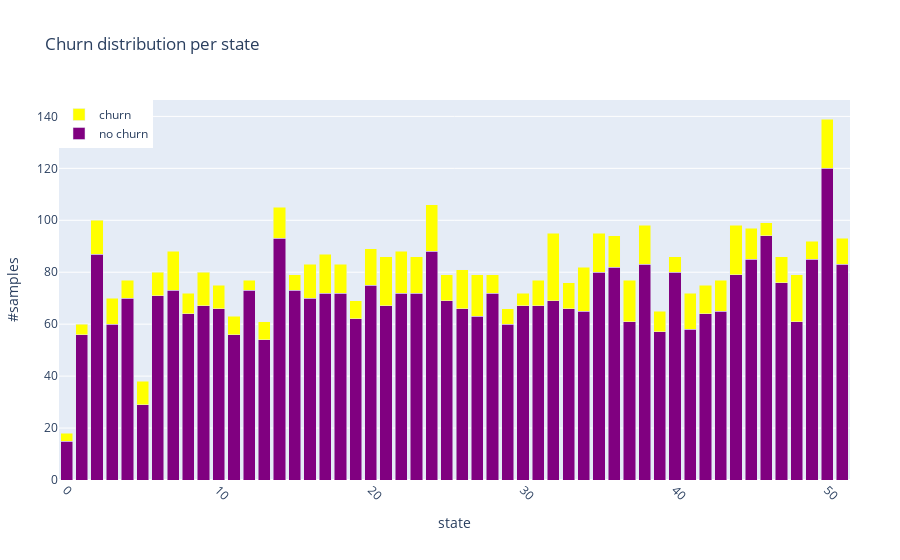

Source (notebook cell):
### Markdown cell above
## We look at the churn distribution per state, to see how much the state influences our target:

### Code cell
state_churn_df = pre_df.groupby(["state", "churn"]).size().unstack()
colors=['purple','yellow','blue']
trace1 = go.Bar(
    x=state_churn_df.index,
    y=state_churn_df[0],
    marker = dict(color = colors[0]),
    name='no churn'
)
trace2 = go.Bar(
    x=state_churn_df.index,
    y=state_churn_df[1],
    marker = dict(color = colors[1]),
    name='churn'
)
data = [trace1, trace2]
layout = go.Layout(
    title='Churn distribution per state',
    autosize=True,
    barmode='stack',
    margin=go.layout.Margin(l=50, r=50),
    xaxis=dict(
        title='state',
        tickangle=45
    ),
    yaxis=dict(
        title='#samples',
        automargin=True,
    ),
    legend=dict(
        x=0,
        y=1,
    ),
)
fig = go.Figure(data=data, layout=layout)
iplot(fig, filename='stacked-bar')

### Figure 1 — Plotly figure (JSON) as saved in the notebook; plotly's stock layout.template omitted (floating-point values rounded to 4 significant figures)
{"data": [{"marker": {"color": "purple"}, "name": "no churn", "type": "bar", "x": [0, 1, 2, 3, 4, 5, 6, 7, 8, 9, 10, 11, 12, 13, 14, 15, 16, 17, 18, 19, 20, 21, 22, 23, 24, 25, 26, 27, 28, 29, 30, 31, 32, 33, 34, 35, 36, 37, 38, 39, 40, 41, 42, 43, 44, 45, 46, 47, 48, 49, 50, 51], "y": [15, 56, 87, 60, 70, 29, 71, 73, 64, 67, 66, 56, 73, 54, 93, 73, 70, 72, 72, 62, 75, 67, 72, 72, 88, 69, 66, 63, 72, 60, 67, 67, 69, 66, 65, 80, 82, 61, 83, 57, 80, 58, 64, 65, 79, 85, 94, 76, 61, 85, 120, 83]}, {"marker": {"color": "yellow"}, "name": "churn", "type": "bar", "x": [0, 1, 2, 3, 4, 5, 6, 7, 8, 9, 10, 11, 12, 13, 14, 15, 16, 17, 18, 19, 20, 21, 22, 23, 24, 25, 26, 27, 28, 29, 30, 31, 32, 33, 34, 35, 36, 37, 38, 39, 40, 41, 42, 43, 44, 45, 46, 47, 48, 49, 50, 51], "y": [3, 4, 13, 10, 7, 9, 9, 15, 8, 13, 9, 7, 4, 7, 12, 6, 13, 15, 11, 7, 14, 19, 16, 14, 18, 10, 15, 16, 7, 6, 5, 10, 26, 10, 17, 15, 12, 16, 15, 8, 6, 14, 11, 12, 19, 12, 5, 10, 18, 7, 19, 10]}], "layout": {"autosize": true, "barmode": "stack", "legend": {"x": 0, "y": 1}, "margin": {"l": 50, "r": 50}, "title": {"text": "Churn distribution per state"}, "xaxis": {"tickangle": 45, "title": {"text": "state"}}, "yaxis": {"automargin": true, "title": {"text": "#samples"}}}}
